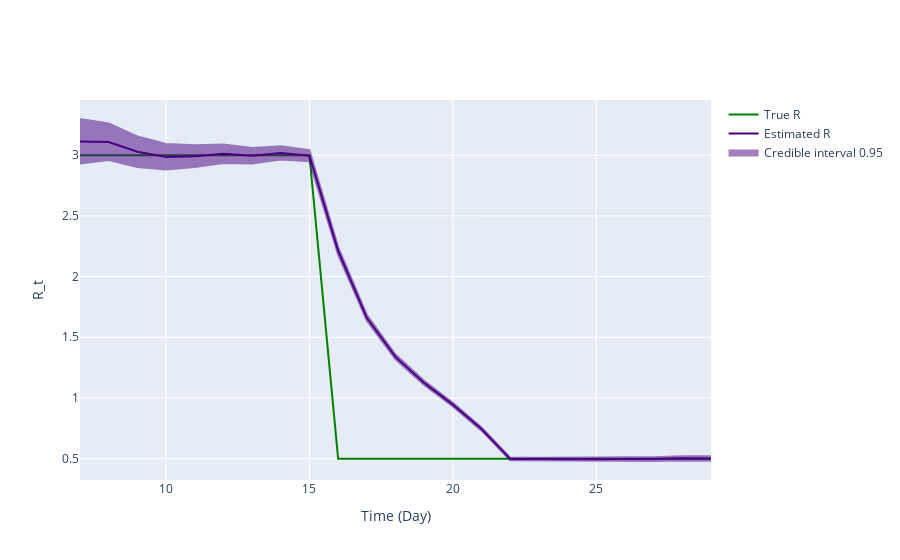

The notebook cell saved with this chart:
### Markdown cell above
## Inference plot using class method results

### Code cell
fig = ReproductionNumberPlot()

fig.add_ground_truth_rt(ground_truth)
fig.add_interval_rt(intervals)

fig.update_labels(time_label='Time (Day)', r_label='R_t')

fig.show_figure()

### Figure 1 — Plotly figure (JSON) as saved in the notebook; plotly's stock layout.template omitted (floating-point values rounded to 4 significant figures)
{"data": [{"line": {"color": "green"}, "mode": "lines", "name": "True R", "type": "scatter", "x": [7, 8, 9, 10, 11, 12, 13, 14, 15, 16, 17, 18, 19, 20, 21, 22, 23, 24, 25, 26, 27, 28, 29], "y": [3, 3, 3, 3, 3, 3, 3, 3, 3, 0.5, 0.5, 0.5, 0.5, 0.5, 0.5, 0.5, 0.5, 0.5, 0.5, 0.5, 0.5, 0.5, 0.5]}, {"line": {"color": "indigo"}, "mode": "lines", "name": "Estimated R", "type": "scatter", "x": [7, 8, 9, 10, 11, 12, 13, 14, 15, 16, 17, 18, 19, 20, 21, 22, 23, 24, 25, 26, 27, 28, 29], "y": [3.112, 3.109, 3.028, 2.985, 2.992, 3.011, 2.995, 3.018, 2.995, 2.212, 1.66, 1.338, 1.124, 0.945, 0.7439, 0.4977, 0.4963, 0.4942, 0.4956, 0.4968, 0.4964, 0.5029, 0.5007]}, {"fill": "toself", "fillcolor": "indigo", "line": {"color": "indigo"}, "mode": "lines", "name": "Credible interval 0.95", "opacity": 0.5, "type": "scatter", "x": [7, 8, 9, 10, 11, 12, 13, 14, 15, 16, 17, 18, 19, 20, 21, 22, 23, 24, 25, 26, 27, 28, 29, 29, 28, 27, 26, 25, 24, 23, 22, 21, 20, 19, 18, 17, 16, 15, 14, 13, 12, 11, 10, 9, 8, 7], "y": [3.298, 3.262, 3.155, 3.092, 3.082, 3.088, 3.06, 3.073, 3.041, 2.245, 1.685, 1.358, 1.141, 0.9599, 0.7569, 0.5084, 0.5075, 0.5063, 0.5089, 0.5114, 0.5124, 0.5206, 0.52, 0.4817, 0.4856, 0.4806, 0.4824, 0.4825, 0.4823, 0.4853, 0.487, 0.7309, 0.9301, 1.107, 1.319, 1.636, 2.178, 2.949, 2.964, 2.931, 2.936, 2.903, 2.881, 2.903, 2.96, 2.932]}], "layout": {"hovermode": "x unified", "xaxis": {"title": {"text": "Time (Day)"}}, "yaxis": {"title": {"text": "R_t"}}}}
